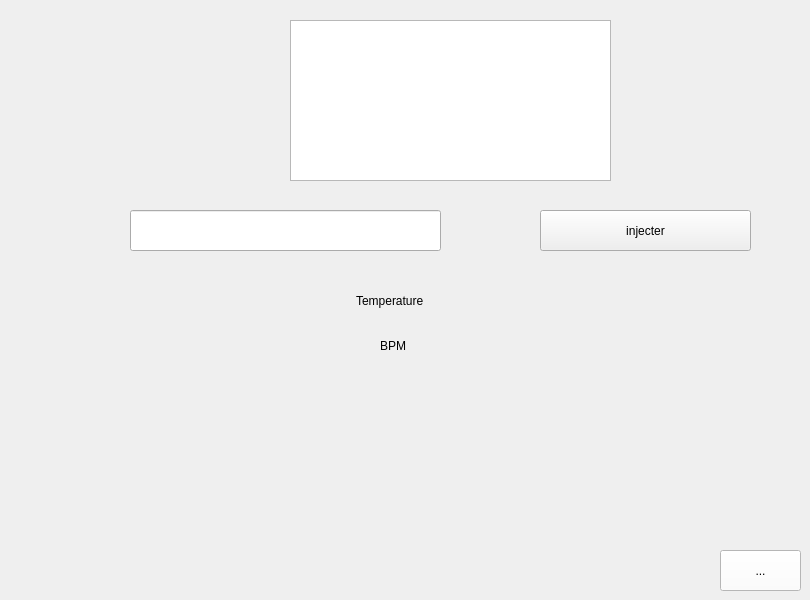
      <widget class="QWidget" name="page_27">
       <widget class="QPushButton" name="modifier_don_2">
        <property name="geometry">
         <rect>
          <x>540</x>
          <y>210</y>
          <width>211</width>
          <height>41</height>
         </rect>
        </property>
        <property name="text">
         <string>injecter</string>
        </property>
       </widget>
       <widget class="QLineEdit" name="lineard">
        <property name="geometry">
         <rect>
          <x>130</x>
          <y>210</y>
          <width>311</width>
          <height>41</height>
         </rect>
        </property>
       </widget>
       <widget class="QLabel" name="tempurature_text">
        <property name="geometry">
         <rect>
          <x>356</x>
          <y>280</y>
          <width>111</width>
          <height>41</height>
         </rect>
        </property>
        <property name="text">
         <string>Temperature</string>
        </property>
       </widget>
       <widget class="QLabel" name="bpm_text">
        <property name="geometry">
         <rect>
          <x>380</x>
          <y>330</y>
          <width>91</width>
          <height>31</height>
         </rect>
        </property>
        <property name="text">
         <string>BPM</string>
        </property>
       </widget>
       <widget class="QLabel" name="temp_d">
        <property name="geometry">
         <rect>
          <x>490</x>
          <y>280</y>
          <width>101</width>
          <height>41</height>
         </rect>
        </property>
        <property name="text">
         <string/>
        </property>
       </widget>
       <widget class="QLabel" name="bpm_d">
        <property name="geometry">
         <rect>
          <x>490</x>
          <y>320</y>
          <width>101</width>
          <height>51</height>
         </rect>
        </property>
        <property name="text">
         <string/>
        </property>
       </widget>
       <widget class="QToolButton" name="retour_7">
        <property name="geometry">
         <rect>
          <x>720</x>
          <y>550</y>
          <width>81</width>
          <height>41</height>
         </rect>
        </property>
        <property name="styleSheet">
         <string notr="true">background-color: rgb(255, 255, 255);</string>
        </property>
        <property name="text">
         <string>...</string>
        </property>
        <property name="icon">
         <iconset>
          <normaloff>:/téléchargement.png</normaloff>:/téléchargement.png</iconset>
        </property>
        <property name="iconSize">
         <size>
          <width>25</width>
          <height>25</height>
         </size>
        </property>
       </widget>
       <widget class="QGraphicsView" name="graphicsView">
        <property name="geometry">
         <rect>
          <x>290</x>
          <y>20</y>
          <width>321</width>
          <height>161</height>
         </rect>
        </property>
       </widget>
      </widget>
